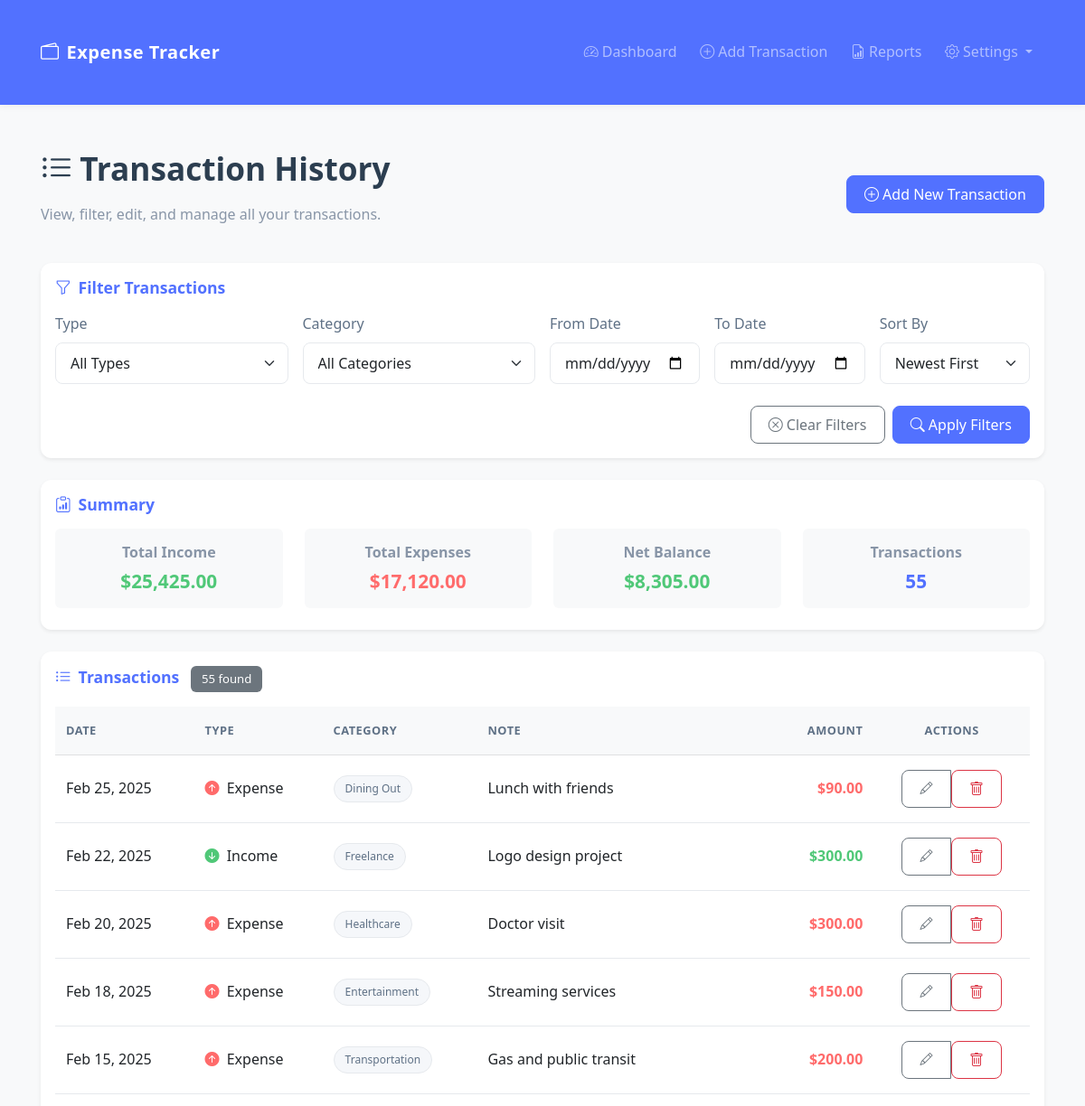
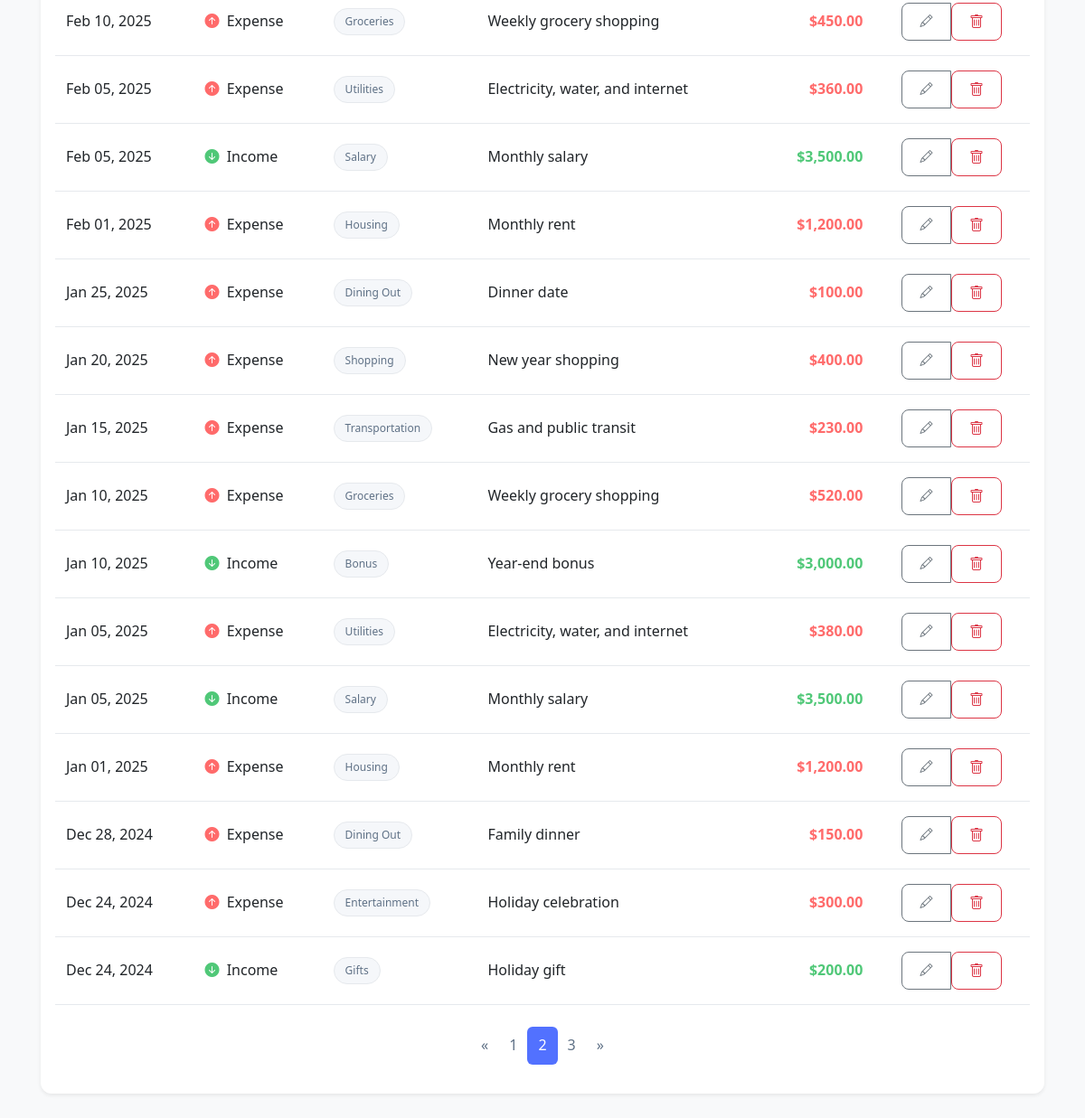
Page /transactions.php?page=2&sort=date_desc (signed in) on the committed database (2 pictures, top to bottom).
### tables this page shows
CREATE TABLE IF NOT EXISTS `transactions` (
  `id` int(11) NOT NULL AUTO_INCREMENT,
  `user_id` int(11) NOT NULL,
  `type` enum('income','expense') NOT NULL,
  `amount` decimal(10,2) NOT NULL,
  `category` varchar(50) NOT NULL,
  `date` date NOT NULL,
  `note` text,
  `created_at` datetime DEFAULT CURRENT_TIMESTAMP,
  PRIMARY KEY (`id`),
  KEY `user_id` (`user_id`),
  CONSTRAINT `transactions_ibfk_1` FOREIGN KEY (`user_id`) REFERENCES `users` (`id`) ON DELETE CASCADE
);

### transactions.php (the view, shortened to what the rows shown need)
<?php
require_once __DIR__ . '/config/database.php';
require_once __DIR__ . '/src/php/transaction.php';
$transaction = new Transaction();
$userId = $_SESSION['user_id'];
$currentPage = isset($_GET['page']) ? intval($_GET['page']) : 1;
$perPage = 20;
$offset = ($currentPage - 1) * $perPage;
$filterType = isset($_GET['type']) ? $_GET['type'] : '';
$filterCategory = isset($_GET['category']) ? $_GET['category'] : '';
$filterStartDate = isset($_GET['start_date']) ? $_GET['start_date'] : '';
$filterEndDate = isset($_GET['end_date']) ? $_GET['end_date'] : '';
$filterSort = isset($_GET['sort']) ? $_GET['sort'] : 'date_desc';
$transactions = $transaction->getFilteredTransactions(
    $userId,
    $filterType,
    $filterCategory,
    $filterStartDate,
    $filterEndDate,
    $filterSort,
    $perPage,
    $offset
);
?>
<!DOCTYPE html>
<html lang="en">
<head>
    <link href="https://cdn.jsdelivr.net/npm/bootstrap@5.3.0/dist/css/bootstrap.min.css" rel="stylesheet">
    <link href="https://cdnjs.cloudflare.com/ajax/libs/animate.css/4.1.1/animate.min.css" rel="stylesheet">
    <link href="https://cdn.jsdelivr.net/npm/bootstrap-icons@1.10.0/font/bootstrap-icons.css" rel="stylesheet">
    <link rel="stylesheet" href="src/css/styles.css">
</head>
<body class="bg-light">
    <div class="container animate__animated animate__fadeIn">
        <div class="row mb-4">
            <div class="col-md-8">
                <h1 class="mb-3"><i class="bi bi-list-ul me-2"></i>Transaction History</h1>
            </div>
        </div>
        <div class="card border-0 shadow-sm mb-4">
            <div class="card-body">
                <?php if (count($transactions) > 0): ?>
                <div class="table-responsive">
                    <table class="table table-hover align-middle">
                        <thead class="table-light">
                            <tr>
                                <th>Date</th>
                                <th>Type</th>
                                <th>Category</th>
                                <th>Note</th>
                                <th class="text-end">Amount</th>
                                <th class="text-center">Actions</th>
                            </tr>
                        </thead>
                        <tbody>
                            <?php foreach ($transactions as $trans): ?>
                            <?php
                                $typeClass = $trans['type'] == 'income' ? 'text-success' : 'text-danger';
                                $typeIcon = $trans['type'] == 'income' ? 'bi-arrow-down-circle-fill' : 'bi-arrow-up-circle-fill';
                            ?>
                            <tr>
                                <td><?= date('M d, Y', strtotime($trans['date'])) ?></td>
                                <td>
                                    <i class="bi <?= $typeIcon ?> <?= $typeClass ?> me-1"></i>
                                    <?= ucfirst(htmlspecialchars($trans['type'])) ?>
                                </td>
                                <td>
                                    <span class="badge rounded-pill bg-light text-dark">
                                        <?= htmlspecialchars($trans['category']) ?>
                                    </span>
                                </td>
                                <td>
                                    <?= empty($trans['note']) ?
                                        '<span class="text-muted fst-italic">No description</span>' :
                                        htmlspecialchars($trans['note'])
                                    ?>
                                </td>
                                <td class="<?= $typeClass ?> fw-bold text-end">
                                    $<?= number_format($trans['amount'], 2) ?>
                                </td>
                                <td class="text-center">
                                    <div class="btn-group btn-group-sm">
                                        <a href="edit_transaction.php?id=<?= $trans['id'] ?>" class="btn btn-outline-secondary">
                                            <i class="bi bi-pencil"></i>
                                        </a>
                                        <form action="" method="post" class="d-inline" onsubmit="return confirm('Are you sure you want to delete this transaction?')">
                                            <button type="submit" name="delete_transaction" class="btn btn-outline-danger">
                                                <i class="bi bi-trash"></i>
                                            </button>
                                        </form>
                                    </div>
                                </td>
                            </tr>
                            <?php endforeach; ?>
                        </tbody>
                    </table>
                </div>
                <?php endif; ?>
            </div>
        </div>
    </div>
</body>
</html>

### rows in the picture
transactions: date "Feb 25, 2025", type "Expense", category "Dining Out", note "Lunch with friends", amount "90.00"
transactions: date "Feb 22, 2025", type "Income", category "Freelance", note "Logo design project", amount "300.00"
transactions: date "Feb 20, 2025", type "Expense", category "Healthcare", note "Doctor visit", amount "300.00"
transactions: date "Feb 18, 2025", type "Expense", category "Entertainment", note "Streaming services", amount "150.00"
transactions: date "Feb 15, 2025", type "Expense", category "Transportation", note "Gas and public transit", amount "200.00"
transactions: date "Feb 10, 2025", type "Expense", category "Groceries", note "Weekly grocery shopping", amount "450.00"
transactions: date "Feb 05, 2025", type "Expense", category "Utilities", note "Electricity, water, and internet", amount "360.00"
transactions: date "Feb 05, 2025", type "Income", category "Salary", note "Monthly salary", amount "3,500.00"
transactions: date "Feb 01, 2025", type "Expense", category "Housing", note "Monthly rent", amount "1,200.00"
transactions: date "Jan 25, 2025", type "Expense", category "Dining Out", note "Dinner date", amount "100.00"
transactions: date "Jan 20, 2025", type "Expense", category "Shopping", note "New year shopping", amount "400.00"
transactions: date "Jan 15, 2025", type "Expense", category "Transportation", note "Gas and public transit", amount "230.00"
transactions: date "Jan 10, 2025", type "Expense", category "Groceries", note "Weekly grocery shopping", amount "520.00"
transactions: date "Jan 10, 2025", type "Income", category "Bonus", note "Year-end bonus", amount "3,000.00"
transactions: date "Jan 05, 2025", type "Expense", category "Utilities", note "Electricity, water, and internet", amount "380.00"
transactions: date "Jan 05, 2025", type "Income", category "Salary", note "Monthly salary", amount "3,500.00"
transactions: date "Jan 01, 2025", type "Expense", category "Housing", note "Monthly rent", amount "1,200.00"
transactions: date "Dec 28, 2024", type "Expense", category "Dining Out", note "Family dinner", amount "150.00"
transactions: date "Dec 24, 2024", type "Expense", category "Entertainment", note "Holiday celebration", amount "300.00"
transactions: date "Dec 24, 2024", type "Income", category "Gifts", note "Holiday gift", amount "200.00"

### other values in the picture
$summary['total_income'] "25,425.00"
$summary['total_expense'] "17,120.00"
$summary['net_balance'] "8,305.00"
$summary['count'] "55"
$totalTransactions "55"
